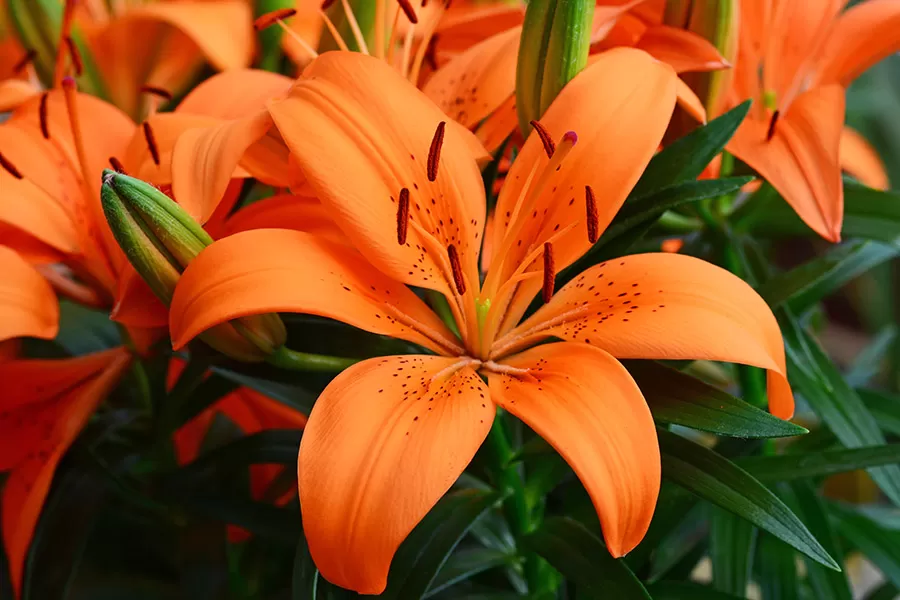
#> input picture Thresholding/zambak.jpg, 900 x 600 px
$ python Thresholding.py
#> lines starting #> are read from the running program, lines starting #| are printed output that depends on the picture; after the words box and inside, x2 and y2 are one past the last pixel; in counts of white or black regions, pixels touching at a corner belong together
import cv2

image = cv2.imread('zambak.jpg')
#> image is the input picture: shape (600, 900, 3); mean B, G, R 27.8, 78.4, 144.9

if image is None:
    exit()

gray_image = cv2.cvtColor(image, cv2.COLOR_BGR2GRAY)
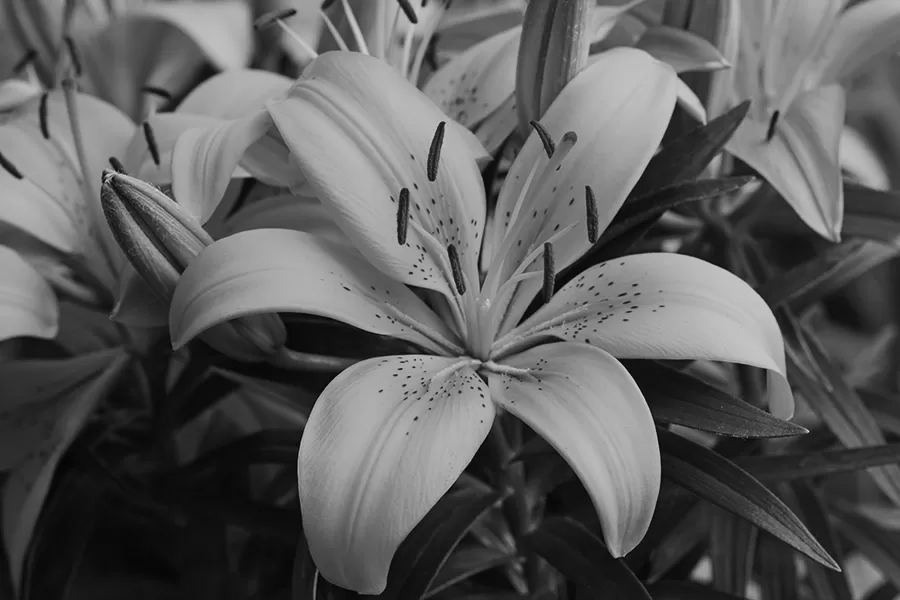
#> gray_image: shape (600, 900); min 1, max 227, mean 92.5

# Apply simple binary thresholding
_, thresholded_image = cv2.threshold(gray_image, 127, 255, cv2.THRESH_BINARY)
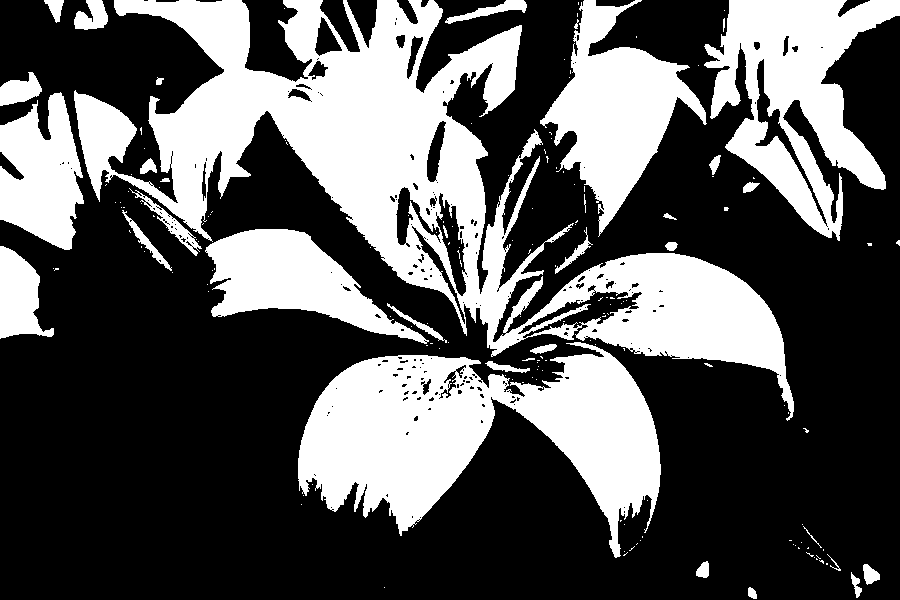
#> thresholded_image: shape (600, 900); 35% white; 170 white regions (135 under 20 px), largest, box (x1, y1, x2, y2) and area: (74, 0, 794, 421) 81730, (298, 342, 661, 558) 39149, (704, 0, 900, 241) 22193

cv2.imshow('Original Image', image)
cv2.imshow('Thresholded Image', thresholded_image)

cv2.waitKey(0)
cv2.destroyAllWindows()
